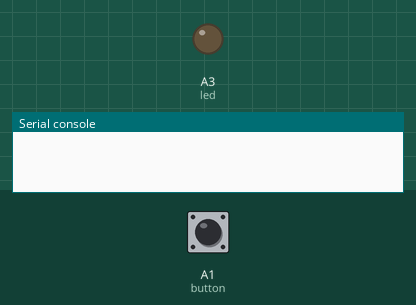
Bench run of a program on a simulated CircuitPython board. On the bench: output pins drawn as LEDs (lit = HIGH), the last lines printed to the serial console. Dashed ring = blinking. The test bench sets the inputs (shaded band); at power-on: A1 (button) LOW.

Above: at 1.2 s.
1.3 s: A1 (button) pulled HIGH for 0.15 s
At 1.7 s:
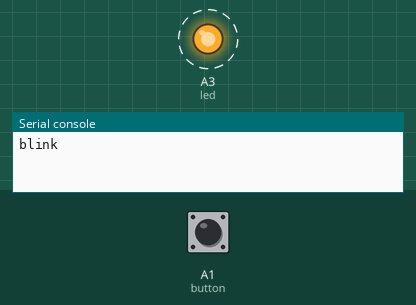
4.4 s: A1 (button) pulled HIGH for 1 s
6.9 s: A1 (button) pulled HIGH for 3.2 s
At 7.3 s:
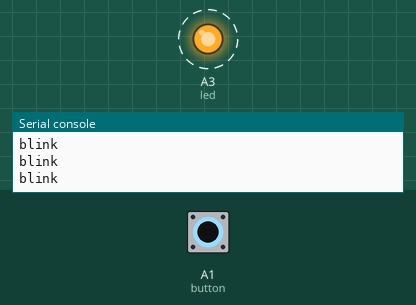
Timing chart, 0 to 17.6 s (numbered marks = the images above; inputs shaded):
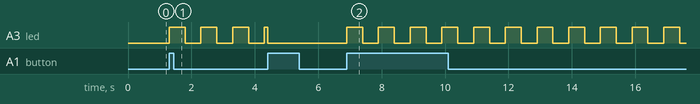

The program:

Week02_MonotonicLEDwithToggle.py
```python
# import modules
import board
import time
from digitalio import DigitalInOut, Direction, Pull

# declare objects and variables
led = DigitalInOut(board.A3)
led.direction = Direction.OUTPUT
ledMode = 0

button = DigitalInOut(board.A1)
button.direction = Direction.INPUT
button.pull = Pull.DOWN
buttonPre = False

blinkInterval = 0.5
blinkTime = time.monotonic() + blinkInterval

# loop forever
while True:
    # gather inputs

    # see if the button has changed
    if button.value != buttonPre:
        # reset the previous value
        buttonPre = button.value
        if button.value:
            ledMode += 1
            if ledMode > 1:
                ledMode = 0

    # do output based on mode
    if ledMode == 1:
        # is it time to toggle the led?
        if time.monotonic() >= blinkTime:
            # blink
            print("blink")
            # toggle led value
            led.value = not led.value
            # increment the blinkTime
            blinkTime += blinkInterval

    else:
        led.value = False
        blinkTime = time.monotonic()
```

Measured:
- after the input at 1.3 s, A3 (led): alternates HIGH for 0.50 s and LOW for 0.50 s, starting at once
- after the input at 6.9 s, A3 (led): alternates HIGH for 0.50 s and LOW for 0.50 s, starting at once
